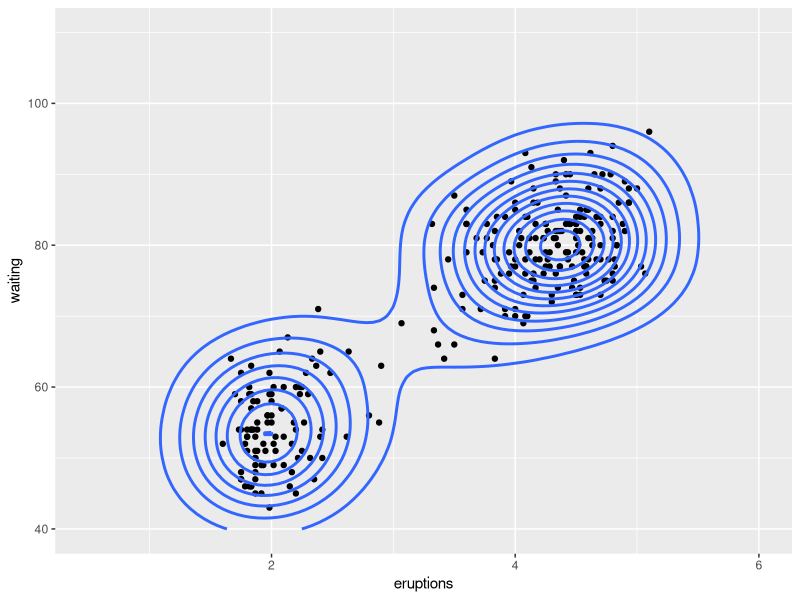
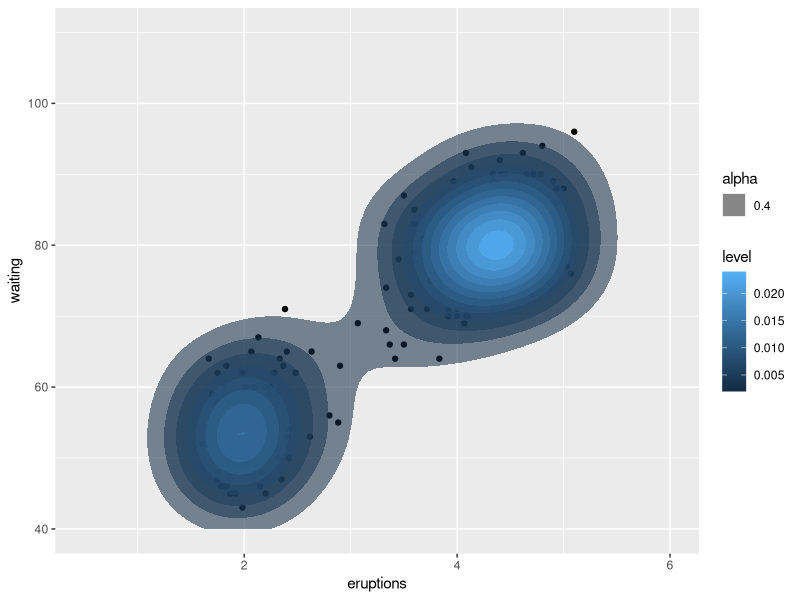

The R script that drew these images, in order: (Note: this script raises an error after producing the figures.)
library(ggplot2)

m <- ggplot(faithful, aes(x = eruptions, y = waiting)) +
  geom_point() +
  xlim(0.5, 6) +
  ylim(40, 110)
m + geom_density_2d(size = 1)

m + stat_density_2d(aes(fill = ..level.., alpha = .4), geom = "polygon")

map + geom_point(aes(x = long, y = lat,color = "red"),
                 data = clean %>% filter(language == "Turkish",
                                         source != "Instagram",
                                         hour == 0)) +
  stat_density2d(aes(x = long, y = lat, fill = ..level..), geom = "polygon",
                 n = 500,
                 data = clean %>% filter(language == "Turkish",
                                         source != "Instagram",
                                         hour == 0)) + facet_wrap(~day,2)


map.data <- stat_density_2d(aes(x = long, y = lat,
                                fill = ..level.., alpha = .4), geom = "polygon",
                data = clean %>% filter(language %in% top_langs$language,
                                        source != "Instagram",
                                        hour == 4))
map + map.data



clean %>%
  filter(language %in% top_langs$language,
         source != "Instagram",
         hour == 4) %>%
  group_by(language) %>% count() %>% arrange(desc(n))

language.density <- geom_density_2d(aes(x = long, y = lat,
                                         color = language,
                                        alpha = .4, size = 1),# geom = "polygon",
                                     data = clean %>% filter(language %in% top_langs$language[1:3],
                                                             source != "Instagram"))


map +language.density + facet_grid(day ~ hour.cut)
